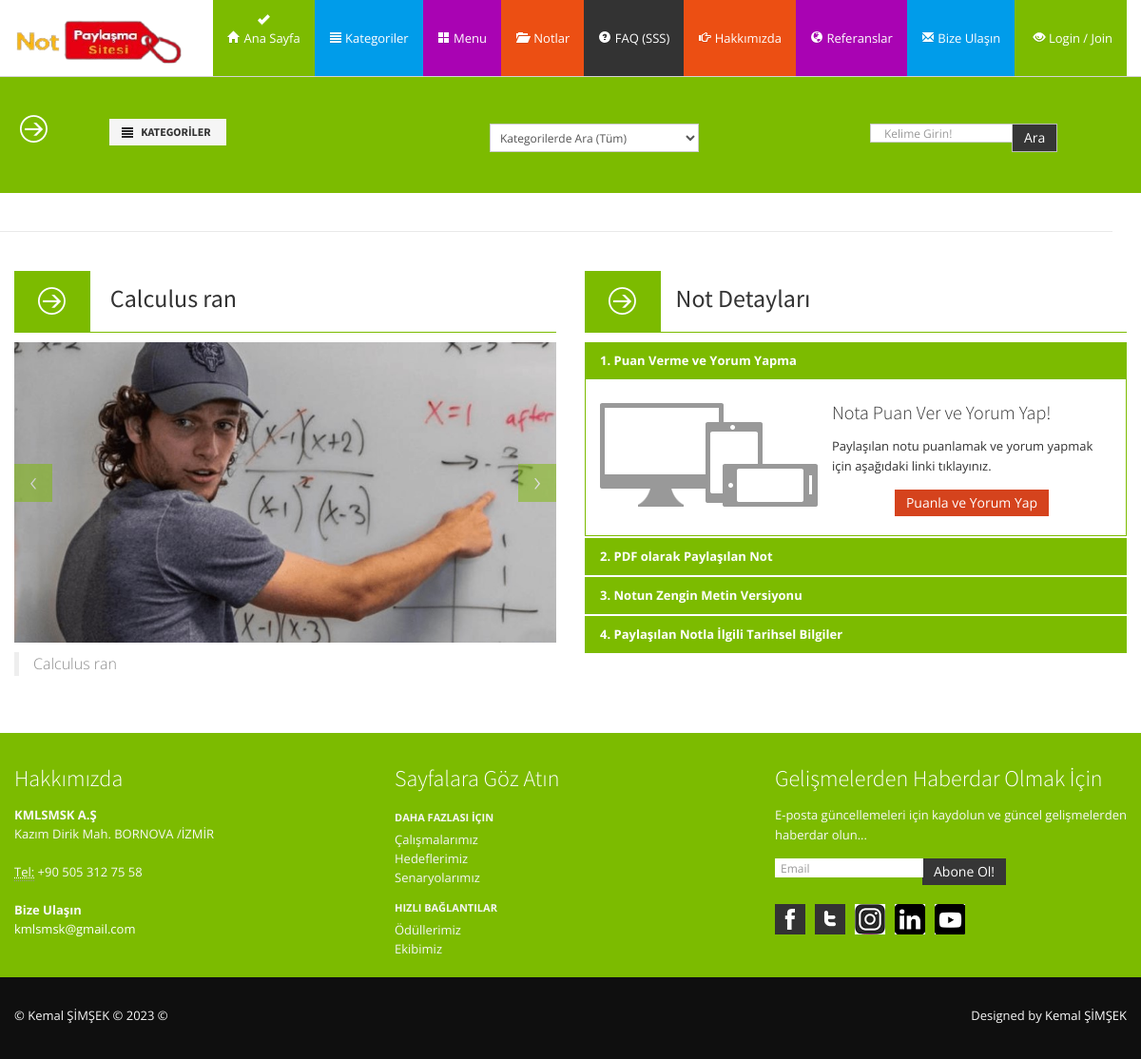
Screenshot of /notes/9/calculus-ran/ with the database file from the repository.
### notes/models.py (models this page shows, shortened)
class Notes(models.Model):
    STATUS=(
        ('True', 'Evet'),
        ('False', 'Hayır'),
        ('New', 'Yeni'),
    )
    DURUM=(
        ('False', 'Hayır'),
        ('True', 'Evet'),
    )
    category=models.ForeignKey(Category, on_delete=models.CASCADE) #Kategori tablosu ile ilişki
    title=models.CharField(max_length=30)
    user=models.ForeignKey(User, on_delete=models.CASCADE)
    keywords=models.CharField(max_length=255)
    description=models.CharField(max_length=255)
    image=models.ImageField(blank=True, upload_to='images/')
    filePdf = models.FileField(upload_to='pdfs/')
    share=models.CharField(max_length=10, choices=DURUM)
    detail=RichTextUploadingField()
    slug=models.SlugField(null=False, unique=True)
    status=models.CharField(max_length=10, choices=STATUS)
    create_at=models.DateTimeField(auto_now_add=True)
    update_at=models.DateTimeField(auto_now=True)
    def image_tag(self):     #Eklenen Fonksiyon
        return mark_safe('<img src="{}" height="50"/>'.format(self.image.url))
    image_tag.short_description = 'Image'

### home/models.py (models this page shows, shortened)
class Settings(models.Model):
    STATUS=(
        ('True', 'Evet'),
        ('False', 'Hayir'),
    )
    title=models.CharField(max_length=200)
    keywords=models.CharField(max_length=255)
    description=models.CharField(max_length=255)
    company=models.CharField(max_length=100)
    address=models.CharField(blank=True,max_length=150)
    googleMap=models.CharField(blank=True, max_length=255)
    phone=models.CharField(blank=True, max_length=20)
    fax=models.CharField(blank=True,max_length=20)
    email=models.CharField(blank=True, max_length=60)
    smtpserver=models.CharField(blank=True,max_length=30)
    smtpemail=models.CharField(blank=True,max_length=30)
    smtppassword=models.CharField(blank=True,max_length=30)
    smtpport=models.CharField(blank=True,max_length=10)
    icon=models.ImageField(blank=True, upload_to='images/')
    facebook=models.CharField(blank=True,max_length=50)
    instagram=models.CharField(blank=True,max_length=50)
    twitter=models.CharField(blank=True,max_length=50)
    youtube=models.CharField(blank=True,max_length=70)
    linkedin=models.CharField(blank=True,max_length=90)
    aboutus=RichTextUploadingField(blank=True)
    contact=RichTextUploadingField(blank=True)
    references=RichTextUploadingField(blank=True)
    status=models.CharField(max_length=10, choices=STATUS)
    create_at=models.DateTimeField(auto_now_add=True)
    update_at=models.DateTimeField(auto_now=True)

### home/views.py (the view)
# urls.py: path('notes/<int:id>/<slug:slug>/', views.note_details, name='note_details'),
def note_details(request, id, slug):
    category=Category.objects.all()
    notes=Notes.objects.get(pk=id)
    images=Images.objects.filter(note_id=id)
    settings=Settings.objects.get(pk=1)
    menu=Menu.objects.all()
    context={'notes': notes,
             'category': category,
             'images':images,
             'settings': settings,
             'menu': menu,
             }
    return render(request, 'notedetails.html', context)

### home/templates/notedetails.html (shortened to what this page needs)
{% load static %}
{% include "head.html" %}
{% include "header.html" %}
{% include "search.html" %}
<div class="row">
  <div class="span12">
    <div class="divider"></div>
  </div>
</div>
<div class="container">
<div class="row">
  <div class="span6">
    <h3 class="heading-success"><span class="btn btn-large btn-success">
      <i class="m-icon-big-swapright m-icon-white"></i></span>
      &nbsp;&nbsp; {{notes.title}} </h3>
    <div id="myCarousel" class="carousel slide testimonials">
      <div class="carousel-inner">
        <div class="item active">
          <div class="testimonial">
            <img src="{{notes.image.url}}" alt="" />
            <blockquote>
              <p>
                {{notes.title}}
              </p>
            </blockquote>
          </div>
        </div>
      </div>
      <a class="left carousel-control" href="#myCarousel" data-slide="prev">&lsaquo;</a>
      <a class="right carousel-control" href="#myCarousel" data-slide="next">&rsaquo;</a>
    </div>
  </div>
  <div class="span6">
    <h3 class="heading-success"><span class="btn btn-large btn-success">
      <i class="m-icon-big-swapright m-icon-white"></i></span>
      &nbsp;&nbsp;Not Detayları    </h3>
    <div class="accordion" id="accordion2">
      <div class="accordion-group">
        <div class="accordion-heading">
          <a class="accordion-toggle" data-toggle="collapse" data-parent="#accordion2" href="#collapseOne">
      1. Puan Verme ve Yorum Yapma
      </a>
        </div>
        <div id="collapseOne" class="accordion-body collapse in">
          <div class="accordion-inner">
            <img src="{% static "assets/img/icons/responsive-icon.png" %}" class="alignleft" alt="" />
            <h5>Nota Puan Ver ve Yorum Yap!</h5>
            <p>
             Paylaşılan notu puanlamak ve yorum yapmak için aşağıdaki linki tıklayınız.
            </p>
           <center> <a class="btn btn-medium btn-orange" href="{% url 'comment' notes.id notes.slug %}">Puanla ve Yorum Yap</a></center>
          </div>
        </div>
      </div>
      <div class="accordion-group">
        <div class="accordion-heading">
          <a class="accordion-toggle" data-toggle="collapse" data-parent="#accordion2" href="#collapseTwo">
      2. PDF olarak Paylaşılan Not
      </a>
        </div>
      </div>
      <div class="accordion-group">
        <div class="accordion-heading">
          <a class="accordion-toggle" data-toggle="collapse" data-parent="#accordion2" href="#collapseThree">
      3. Notun Zengin Metin Versiyonu
      </a>
        </div>
      </div>
      <div class="accordion-group">
        <div class="accordion-heading">
          <a class="accordion-toggle" data-toggle="collapse" data-parent="#accordion2" href="#collapseFour">
      4. Paylaşılan Notla İlgili Tarihsel Bilgiler
      </a>
        </div>
      </div>
    </div>
  </div>
</div>
</div
  {% include "footer.html" %}

### home/templates/footer.html (shortened to what this page needs)
{% load static %}
<!-- Footer
 ================================================== -->
 <footer class="footer">
  <div class="container">
    <div class="row">
      <div class="span4">
        <div class="widget">
          <h4>Hakkımızda</h4>
          <address>
        <strong>{{settings.company}} </strong><br>
        {{settings.address}}<br>
        <br>
        <abbr title="Phone">Tel:</abbr> {{settings.phone}}
        </address>
          <address>
        <strong>Bize Ulaşın</strong><br>
        <a href="mailto:{{settings.email}}">{{settings.email}}</a>
        </address>
        </div>
      </div>
      <div class="span4">
        <div class="widget">
          <h4>Sayfalara Göz Atın</h4>
          <ul class="nav nav-list regular">
            <li class="nav-header">Daha Fazlası İçin</li>
            <li><a href="#">Çalışmalarımız</a></li>
            <li><a href="#">Hedeflerimiz</a></li>
            <li><a href="#">Senaryolarımız</a></li>
            <li class="nav-header">Hızlı Bağlantılar</li>
            <li><a href="#">Ödüllerimiz</a></li>
            <li><a href="#">Ekibimiz</a></li>
          </ul>
        </div>
      </div>
      <div class="span4">
        <div class="widget">
          <h4>Gelişmelerden Haberdar Olmak İçin</h4>
          <form class="form-horizontal" action="/curriculumVitae/addlistmail/" method="post">
            <fieldset>
              <p>
                E-posta güncellemeleri için kaydolun ve güncel gelişmelerden haberdar olun...
              </p>
              <div class="input-prepend input-append">
                <input class="span2" id="email" name="email" type="text" placeholder="Email">
                <button class="btn btn-inverse" type="submit">Abone Ol!</button>
              </div>
            </fieldset>
          </form>
          <ul class="social_small">
            <li class="facebook first"><a href="{{settings.facebook}}" title="Facebook">Facebook</a></li>
            <li class="twitt"><a href="{{settings.twitter}}" title="Twitter">Twitter</a></li>
            <li class="googleplus"><a href="{{settings.instagram}}" title="Instagram">Instagram</a></li>
            <li class="flickr"><a href="{{settings.linkedin}}" title="Linkedin">Linkedin</a></li>
            <li class="dribbble"><a href="{{settings.youtube}}" title="Youtube">Youtube</a></li>
          </ul>
        </div>
      </div>
    </div>
  </div>
  <div class="verybottom">
    <div class="container">
      <div class="row">
        <div class="span6">
          <p>&copy; Kemal ŞİMŞEK &copy; 2023 &copy; </p>
        </div>
        <div class="span6">
          <div class="pull-right">
            <div class="credits">
              Designed by <a href="https://www.linkedin.com/in/kmlsmsk/"> Kemal ŞİMŞEK</a>
            </div>
          </div>
        </div>
      </div>
    </div>
  </div>
</footer>

### home/static/assets/css/style.css (style rules this page uses)
.row { margin-bottom:20px; }
.heading-success { border-bottom:1px solid #7cbb00; font-weight:400; }
.divider { padding:0; margin:20px 0 20px 0; width:100%; height:1px; border-top: 1px solid #e9e9e9; }
.carousel { position:relative; }
.carousel .item img { max-width:100%; height:auto; }
.testimonial img { margin-bottom:10px; }
.testimonial p { font-size: 16px; font-weight: 300; }
.testimonials .carousel-control { left: 0; }
.testimonials .carousel-control.right { right: 0; left: auto; }
.accordion .accordion-heading a.accordion-toggle { color:#fff; }
.accordion-inner { padding: 20px 15px; }
.social_small { margin: 0; }
.social_small li { display: inline; list-style: none; text-indent: -9999px; margin-left: 10px; float: left; -webkit-transition: all 0.3s ease-in-out; -moz-transition: all 0.3s ease-in-out; -o-transition: all 0.3s ease-in-out; -ms-transition: all 0.3s ease-in-out; transition: all 0.3s ease-in-out; }
.social_small li.first { margin-left:0; }
.social_small li a { background-repeat: no-repeat; background-position: 0 0; display: block; height: 32px; width: 32px; }
.facebook { background: url(../img/icons/social/fb.png) no-repeat; }
.googleplus { background: url(../img/icons/social/google.png) no-repeat; }
.dribbble { background: url(../img/icons/social/dribble.png) no-repeat; }
.flickr { background: url(../img/icons/social/flickr.png) no-repeat; }
.twitt { background: url(../img/icons/social/twitter.png) no-repeat; }
.accordion-heading { background:#f7f7f7; }
.accordion-heading a.accordion-toggle { color:#666; font-weight:bold; }
footer { padding-top:30px; color:#f8f8f8; }
footer h1, footer h2, footer h3, footer h4, footer h5, footer h6 { color:#fff; }
footer a, footer a:hover { color:#fff; }
footer .verybottom { padding-top:30px; background:#0f0f0f; }
footer .nav-list li, footer .nav-list li a, footer .nav-list li.nav-header { text-shadow:none; color:#f6f6f6; }
footer .nav-list li a { text-shadow:none; }
footer .nav-list.regular .nav-header { padding: 3px 0; }
footer .nav-list.regular > li > a { padding: 0; }
footer.footer .input-append button, footer.footer .input-append input { border:none; }
.alignleft { float:left; }
img.alignleft { margin:5px 15px 15px 0; }

### home/static/assets/color/success.css (style rules this page uses)
a { color: #7cbb00; }
.accordion-group { border: 1px solid #7cbb00; }
.accordion-inner { border-top: 1px solid #7cbb00; }
.accordion-heading { background-color: #7cbb00; }
.carousel-control { background: #7cbb00; }
footer.footer { background:#7cbb00; }

### rows the page displays
Notes: title "Calculus ran", image (picture)
Settings: company "KMLSMSK A.Ş", address "Kazım Dirik Mah. BORNOVA /İZMİR", phone "+90 505 312 75 58", email "kmlsmsk@gmail.com"
